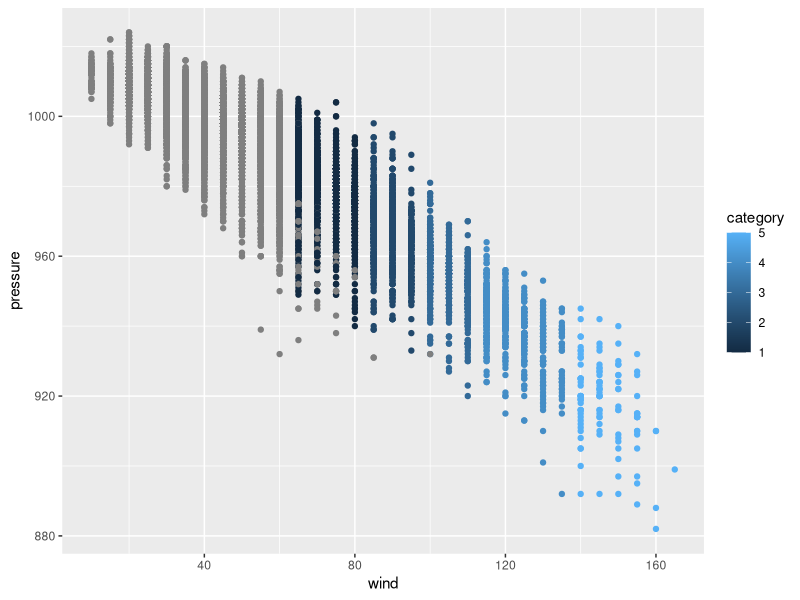

Source code (R):
## ---- chunk 1
#test component line
## ---- chunk 2
library(tidyverse)
storms <- storms
## ---- chunk 3
ggplot(storms, 
       mapping = aes(wind, 
                     pressure))+
  geom_point(aes(color = category))
